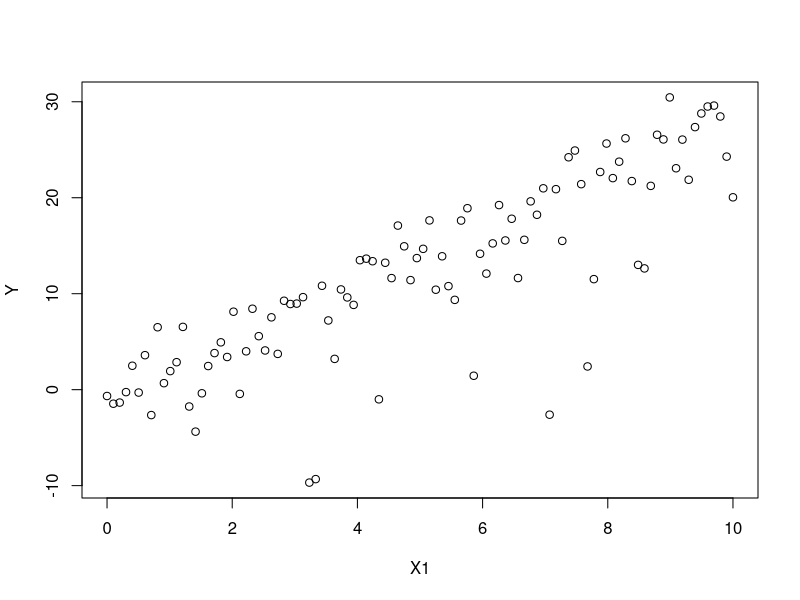
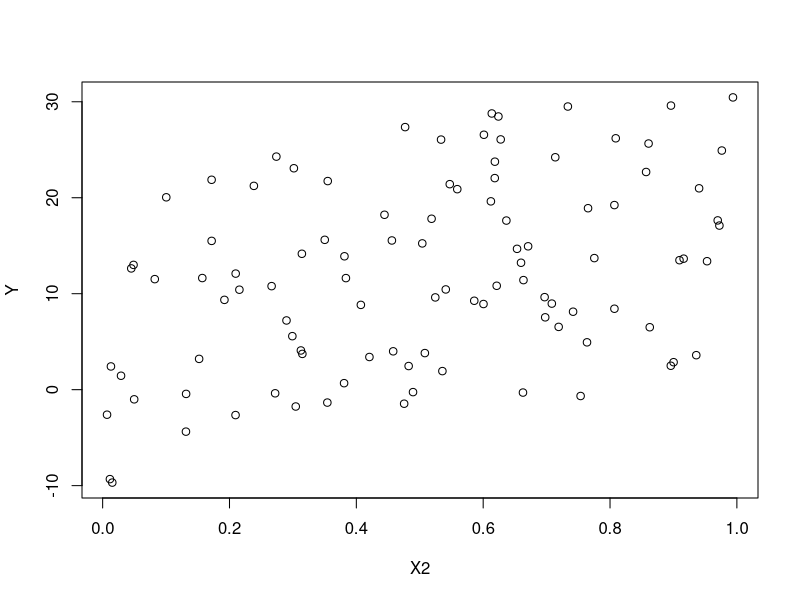
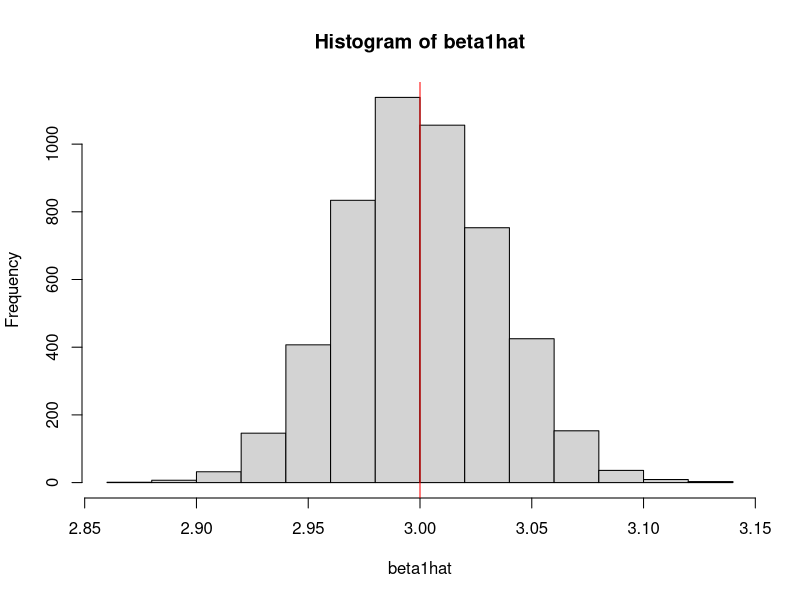
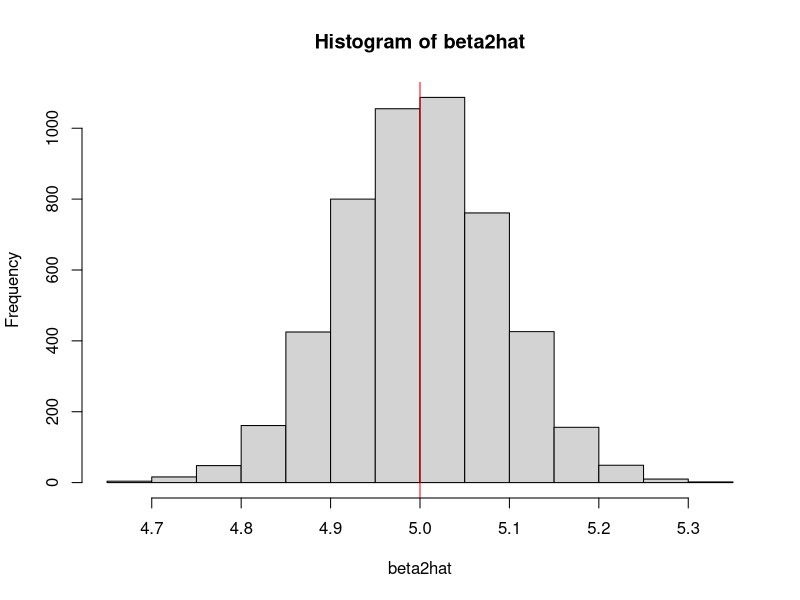
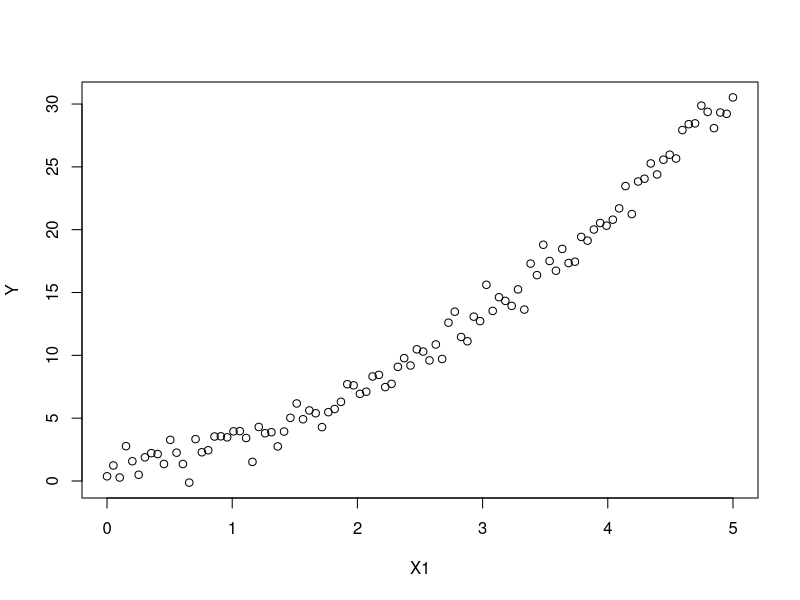
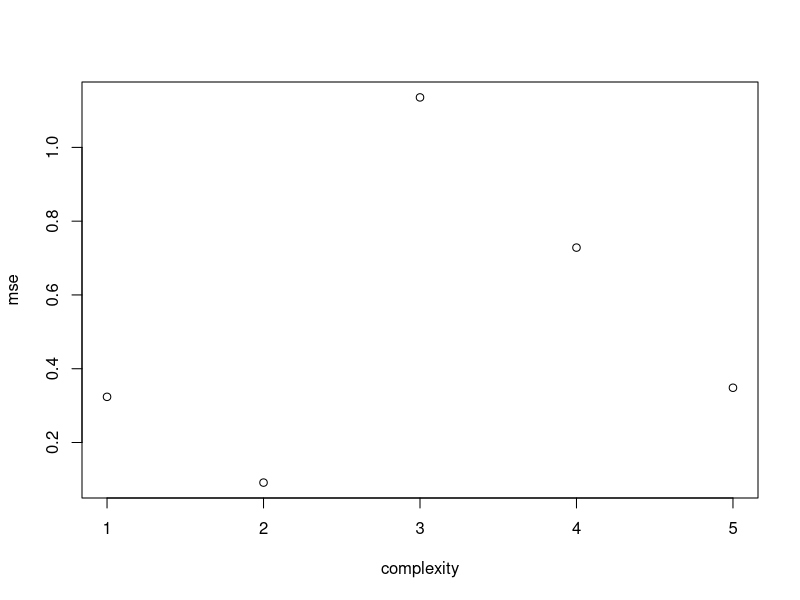

R code for these plots, in order:
## ---- chunk 1
knitr::opts_chunk$set(echo = FALSE)
## ---- chunk 2
beta_0 = 2  
beta_1 = 3  
beta_2 = 5 

X1 = seq(0,10,length.out =100) #generates 100 equally spaced values from 0 to 10.
X2 = runif(100) #generates 100 uniform values.

error = rnorm(100,0,1)
Y = beta_0 + beta_1*X1 + beta_2*log(X2) + error  

print(Y)


## ---- chunk 3
plot(X1, Y)
plot(X2, Y)

## ---- chunk 4
B=5000 
beta_0 = 2  
beta_1 = 3  
beta_2 = 5 
X1 = seq(0,10,length.out =100) 
X2 = runif(100) 
beta1hat = rep(NA, B) 

for (i in 1:B){
  error = rnorm(100,0,1^2)
  Y = beta_0 + beta_1*X1 + beta_2*log(X2) + error  
  fit = lm(Y~X1+log(X2)) 
  beta1hat[i] = fit$coefficients[[2]]
  
  
}
mean(beta1hat)


## ---- chunk 5
hist(beta1hat)
abline(v=3, col='red')

## ---- chunk 6
B=5000 
beta_0 = 2  
beta_1 = 3  
beta_2 = 5 
X1 = seq(0,10,length.out =100) 
X2 = runif(100) 
beta2hat = rep(NA, B) 

for (i in 1:B){
  error = rnorm(100,0,1^2)
  Y = beta_0 + beta_1*X1 + beta_2*log(X2) + error  
  fit = lm(Y~X1+log(X2)) 
  beta2hat[i] = fit$coefficients[[3]]
  
  
}
mean(beta2hat)

## ---- chunk 7
hist(beta2hat)
abline(v=5, col='red')

## ---- chunk 8
X1 = seq(0,10,length.out =100) 

sigma_square = sum((X1-mean(X1))^2)/99

## ---- chunk 9
set.seed(1)
beta_0 = beta_1 = beta_2 = 1 
error = rnorm(100,0,1)
X1 = seq(0,5,length.out =100) 
Y = beta_0 + beta_1*X1 + beta_2*X1^2 + error

Y

plot(X1, Y) 

## ---- chunk 10
B=1000 
beta_0 = beta_1 = beta_2 = 1 
X1 = seq(0,5,length.out =100) 

M1_predict = M2_predict = M3_predict = M4_predict = M5_predict = rep(NA, B) 
model = c(1,1,1,1,1,2,2,2,2,2,3,3,3,3,3,4,4,4,4,4,5,5,5,5,5)
value_at1 = rep(NA, 25)
results = data.frame(model, value_at1)

for (i in 1:B){
  error = rnorm(100,0,1)
  Y = beta_0 + beta_1*X1 + beta_2*X1^2 + error 
  M1 = lm(Y~poly(X1+X2^2, 1, raw=TRUE))
  M2 = lm(Y~poly(X1+X2^2, 2, raw=TRUE))
  M3 = lm(Y~poly(X1+X2^2, 3, raw=TRUE))
  M4 = lm(Y~poly(X1+X2^2, 4, raw=TRUE))
  M5 = lm(Y~poly(X1+X2^2, 5, raw=TRUE))
  
  M1_predict[i] = predict(M1)[1]
  M2_predict[i] = predict(M2)[1]
  M3_predict[i] = predict(M3)[1]
  M4_predict[i] = predict(M4)[1]
  M5_predict[i] = predict(M5)[1]
  if (i<=5){
    results[i, 2]=predict(M1)[1] 
    results[i+5, 2]=predict(M2)[1] 
    results[i+10, 2]=predict(M3)[1] 
    results[i+15, 2]=predict(M4)[1] 
    results[i+20, 2]=predict(M5)[1] 
  }
  
  
}

library(kableExtra)

kable(results, format = "html") %>% kable_styling()
## ---- chunk 11
beta_0 = beta_1 = beta_2 = 1 
X1 = rep(1,1000)
error = rnorm(100,0,1)
x0 = rep(1,1000)
test_y = rep(NA,1000)

Y = beta_0 + beta_1*X1 + beta_2*X1^2 + error 

test_y = Y
test_set = data.frame(x0, test_y)

kable(head(test_set), format = "html") %>% kable_styling()


## ---- chunk 12

m1ts = mean( ((test_set[2] - predict(M1,newdata=test_set))^2)[1,] )
m2ts = mean( ((test_set[2] - predict(M2,newdata=test_set))^2)[1,] )
m3ts = mean( ((test_set[2] - predict(M3,newdata=test_set))^2)[1,] )
m4ts = mean( ((test_set[2] - predict(M4,newdata=test_set))^2)[1,] )
m5ts = mean( ((test_set[2] - predict(M5,newdata=test_set))^2)[1,] )

print(paste("M1 test MSE: ", m1ts ))
print(paste("M2 test MSE: ", m2ts ))
print(paste("M3 test MSE: ", m3ts ))
print(paste("M4 test MSE: ", m4ts ))
print(paste("M5 test MSE: ", m5ts ))

## ---- chunk 13
mse = c(m1ts, m2ts, m3ts, m4ts, m5ts)
complexity = c(1,2,3,4,5)
plot(complexity, mse)
